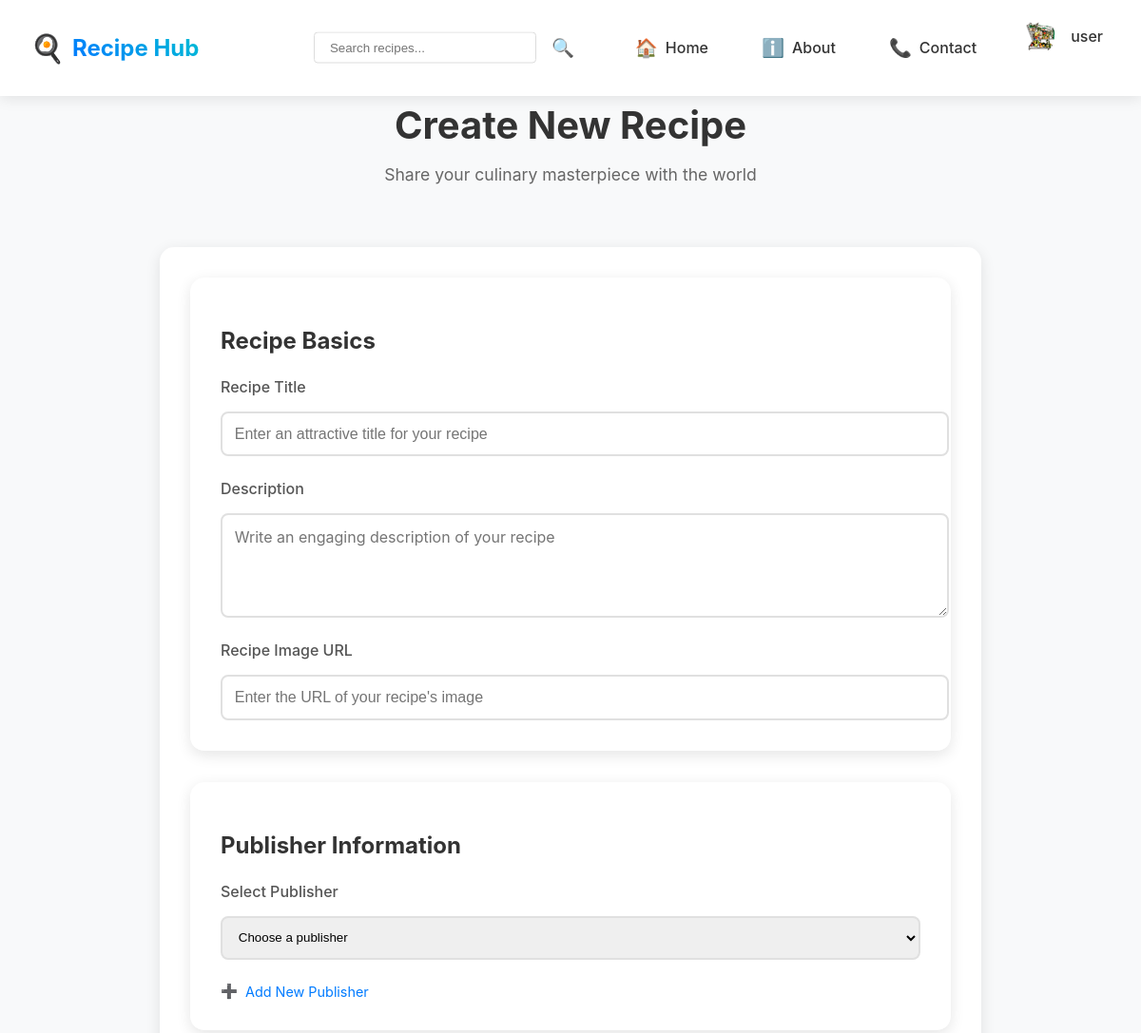
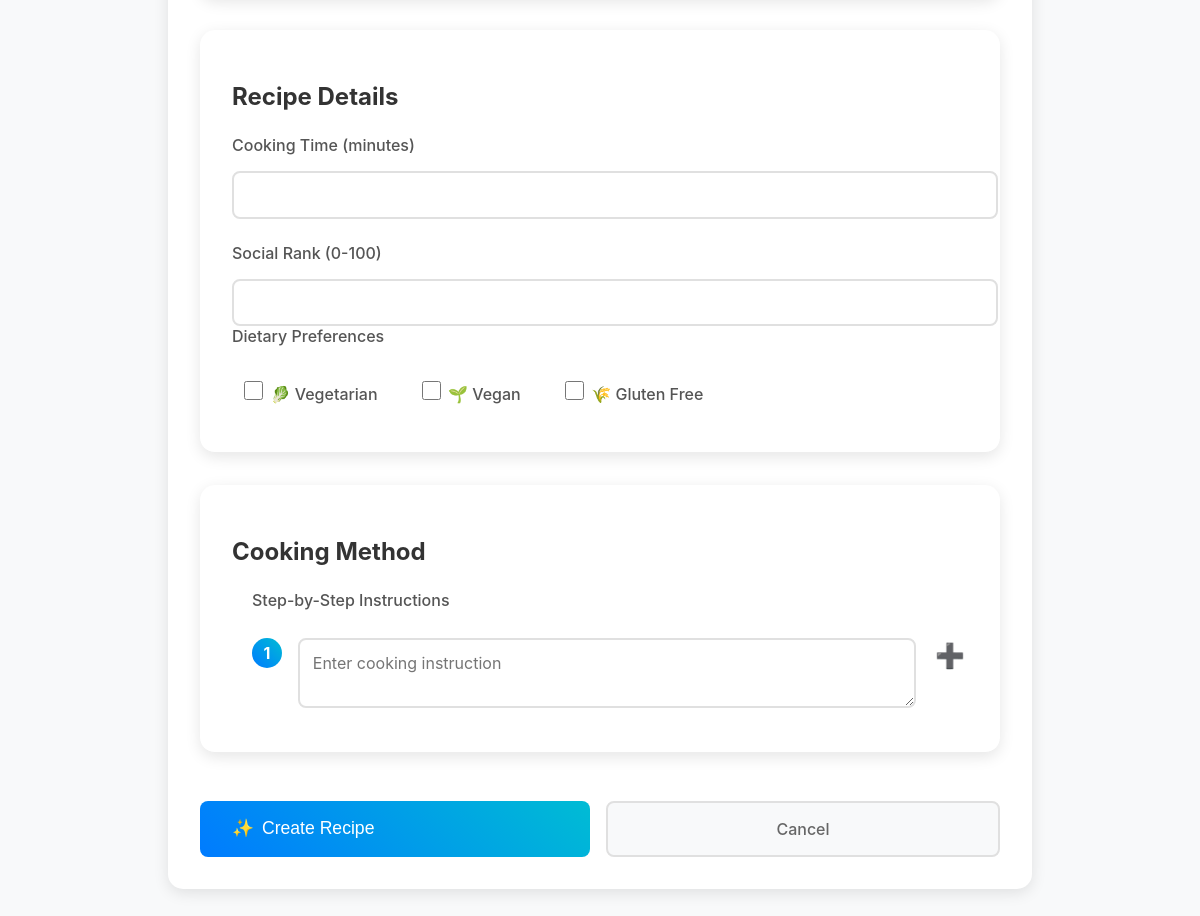
The page /add-recipe/ (signed in) on the database its author committed (2 pictures, top to bottom).
### app/models.py (models this page shows, shortened)
class User(AbstractUser):
    profile_picture = models.ImageField(upload_to='profile_pics/', null=True, blank=True)
    role = models.ForeignKey(Role, on_delete=models.CASCADE)
    objects = CustomUserManager()
    @property
    def profile_picture_url(self):
        if self.profile_picture and hasattr(self.profile_picture, 'url'):
            return self.profile_picture.url
        return '/static/assets/image.jpg'

### app/views.py (the view, shortened to what this page needs)
# urls.py: path('add-recipe/', views.add_recipe, name='add_recipe'),
@login_required
def add_recipe(request):
    publishers = Publisher.objects.all()
    return render(request, 'add-recipe.html', {'publishers': publishers})

### templates/add-recipe.html (shortened to what this page needs)
{% extends 'base.html' %}
{% load static %}
{% block extra_css %}
<link rel="stylesheet" href="{% static 'css/index.css' %}">
<link rel="stylesheet" href="{% static 'css/common.css' %}">
<link rel="stylesheet" href="{% static 'css/App.css' %}">
<link rel="stylesheet" href="{% static 'css/components/NavBar.css' %}">
<link rel="stylesheet" href="{% static 'css/pages/AddRecipe.css' %}">
{% endblock %}
{% block content %}
<div class="add-recipe-container">
    <div class="add-recipe-header">
        <h1>Create New Recipe</h1>
        <p class="subtitle">Share your culinary masterpiece with the world</p>
    </div>
    <form method="post" class="add-recipe-form">
        <div class="form-section recipe-basics">
            <h2>Recipe Basics</h2>
            <div class="form-group title-group">
                <label for="title">Recipe Title</label>
                <input type="text" id="title" name="title" required
                       placeholder="Enter an attractive title for your recipe"
                       class="title-input">
            </div>
            <div class="form-group description-group">
                <label for="description">Description</label>
                <textarea id="description" name="description" rows="4" required
                          placeholder="Write an engaging description of your recipe"
                          class="description-input"></textarea>
            </div>
            <div class="form-group image-group">
                <label for="image_url">Recipe Image URL</label>
                <input type="url" id="image_url" name="image_url" required
                       placeholder="Enter the URL of your recipe's image"
                       class="image-input">
            </div>
        </div>
        <div class="form-section publisher-section">
            <h2>Publisher Information</h2>
            <div class="form-group">
                <label for="publisher">Select Publisher</label>
                <select id="publisher" name="publisher" required class="publisher-select">
                    <option value="">Choose a publisher</option>
                </select>
                <a href="{% url 'add_publisher' %}" class="add-publisher-link">
                    <span class="add-icon">➕</span> Add New Publisher
                </a>
            </div>
        </div>
        <div class="form-section recipe-details">
            <h2>Recipe Details</h2>
            <div class="form-grid">
                <div class="form-group">
                    <label for="cooking_time">Cooking Time (minutes)</label>
                    <input type="number" id="cooking_time" name="cooking_time" min="0" required>
                </div>
                <div class="form-group">
                    <label for="social_rank">Social Rank (0-100)</label>
                    <input type="number" id="social_rank" name="social_rank" min="0" max="100" step="0.1" required>
                </div>
            </div>
            <div class="form-group dietary-preferences">
                <label>Dietary Preferences</label>
                <div class="checkbox-group">
                    <label class="checkbox-label">
                        <input type="checkbox" name="is_vegetarian" id="is_vegetarian">
                        <span class="checkbox-text">🥬 Vegetarian</span>
                    </label>
                    <label class="checkbox-label">
                        <input type="checkbox" name="is_vegan" id="is_vegan">
                        <span class="checkbox-text">🌱 Vegan</span>
                    </label>
                    <label class="checkbox-label">
                        <input type="checkbox" name="is_gluten_free" id="is_gluten_free">
                        <span class="checkbox-text">🌾 Gluten Free</span>
                    </label>
                </div>
            </div>
        </div>
        <div class="form-section method-section">
            <h2>Cooking Method</h2>
            <div class="form-group method-steps">
                <label>Step-by-Step Instructions</label>
                <div id="methodSteps">
                    <div class="method-step">
                        <span class="step-number">1</span>
                        <textarea name="method[]" rows="2" required placeholder="Enter cooking instruction"></textarea>
                        <button type="button" class="add-step-btn">➕</button>
                    </div>
                </div>
            </div>
        </div>
        <div class="form-actions">
            <button type="submit" class="submit-button">
                <span class="button-icon">✨</span>
                Create Recipe
            </button>
            <a href="{% url 'home' %}" class="cancel-button">Cancel</a>
        </div>
    </form>
</div>
{% endblock %}

### templates/base.html (shortened to what this page needs)
<!DOCTYPE html>
<html lang="en">
<head>
    {% load static %}
    <link rel="stylesheet" href="{% static 'css/index.css' %}">
    <link rel="stylesheet" href="{% static 'css/common.css' %}">
    <link rel="stylesheet" href="{% static 'css/App.css' %}">
    <link rel="stylesheet" href="{% static 'css/components/NavBar.css' %}">
    <link rel="stylesheet" href="{% static 'css/pages/AddRecipe.css' %}">
    <link rel="stylesheet" href="{% static 'css/pages/Login.css' %}">
    <link rel="stylesheet" href="{% static 'css/pages/Profile.css' %}">
    <link rel="stylesheet" href="{% static 'css/pages/RecipeDetail.css' %}">
    {% block extra_css %}{% endblock %}
</head>
<body>
    <nav class="navbar">
        <div class="nav-brand">
            <a href="{% url 'home' %}">
                <span class="brand-icon">🍳</span>
                <span class="brand-text">Recipe Hub</span>
            </a>
        </div>
        <div class="nav-links">
            <div class="search-container">
                <form action="{% url 'home' %}" method="get" class="search-form">
                    <input type="text" name="search" placeholder="Search recipes..." class="nav-search-input" value="{{ request.GET.search }}">
                    <button type="submit" class="search-toggle">
                        <span class="nav-icon">🔍</span>
                    </button>
                </form>
            </div>
            <a href="{% url 'home' %}" class="nav-link">
                <span class="nav-icon">🏠</span>
                <span>Home</span>
            </a>
            <a href="{% url 'about' %}" class="nav-link">
                <span class="nav-icon">ℹ️</span>
                <span>About</span>
            </a>
            <a href="{% url 'contact' %}" class="nav-link">
                <span class="nav-icon">📞</span>
                <span>Contact</span>
            </a>
            {% if user.is_authenticated %}
                <div class="user-profile">
                    <img src="{{ user.profile_picture_url }}" alt="Profile" class="profile-picture">
                    <span class="username">{{ user.first_name|default:user.username }}</span>
                </div>
            {% else %}
                <a href="{% url 'login' %}" class="login-button">
                    <span class="nav-icon">👤</span>
                    Login
                </a>
            {% endif %}
        </div>
    </nav>
    {% block content %}{% endblock %}
</body>
</html>

### static/css/index.css (style rules this page uses)
body { margin: 0; font-family: -apple-system, BlinkMacSystemFont, 'Segoe UI', 'Roboto', 'Oxygen', 'Ubuntu', 'Cantarell', 'Fira Sans', 'Droid Sans', 'Helvetica Neue', sans-serif; -webkit-font-smoothing: antialiased; -moz-osx-font-smoothing: grayscale; }

### static/css/App.css (style rules this page uses)
.user-profile { display: flex; justify-content: space-between; align-items: center; margin-bottom: 1.5rem; }
.profile-picture { width: 50px; height: 50px; border-radius: 50%; object-fit: cover; }
.navbar { background: rgba(255, 255, 255, 0.95); backdrop-filter: blur(10px); padding: 0.8rem 2rem; display: flex; justify-content: space-between; align-items: center; position: fixed; top: 0; left: 0; right: 0; z-index: 1000; box-shadow: 0 2px 15px rgba(0,0,0,0.1); }
.nav-brand a { display: flex; align-items: center; gap: 0.5rem; text-decoration: none; }
.brand-icon { font-size: 1.8rem; }
.brand-text { font-size: 1.5rem; font-weight: 700; background: linear-gradient(45deg, #007bff, #00bcd4); -webkit-background-clip: text; -webkit-text-fill-color: transparent; }
.nav-link { display: flex; align-items: center; gap: 0.5rem; padding: 0.5rem 1rem; border-radius: 8px; transition: all 0.3s ease; }
.nav-icon { font-size: 1.2rem; }
.nav-links { display: flex; align-items: center; gap: 2rem; }
.nav-links a { color: #333; text-decoration: none; font-weight: 500; transition: color 0.2s; }
.search-container { position: relative; display: flex; align-items: center; }
.search-toggle { background: none; border: none; font-size: 1.2rem; cursor: pointer; padding: 0.5rem; transition: opacity 0.2s; }
.nav-search-input { position: absolute; right: 100%; top: 50%; transform: translateY(-50%); width: 0; padding: 0.5rem; border: 1px solid #ddd; border-radius: 4px; margin-right: 0.5rem; animation: slideIn 0.3s forwards; }
.nav-links { display: flex; align-items: center; gap: 1.5rem; }
.search-toggle { background: none; border: none; font-size: 1.2rem; cursor: pointer; padding: 0.5rem; transition: all 0.3s ease; }
.nav-search-input { padding: 0.8rem 1.2rem; border: 2px solid #e0e0e0; border-radius: 25px; width: 250px; transition: all 0.3s ease; background: white; }
.method-steps { list-style-position: outside; padding-left: 20px; }
.method-step { padding: 12px 0; border-bottom: 1px solid #eee; line-height: 1.6; color: #666; margin-bottom: 8px; }
.method-step:last-child { border-bottom: none; margin-bottom: 0; }

### static/css/components/NavBar.css (style rules this page uses)
.navbar { background: rgba(255, 255, 255, 0.95); backdrop-filter: blur(10px); padding: 0.8rem 2rem; display: flex; justify-content: space-between; align-items: center; position: fixed; top: 0; left: 0; right: 0; z-index: 1000; box-shadow: 0 2px 15px rgba(0,0,0,0.1); }
.nav-brand { display: flex; align-items: center; }
.nav-brand a { text-decoration: none; color: #333; font-size: 1.5rem; font-weight: bold; display: flex; align-items: center; gap: 0.5rem; }
.brand-icon { font-size: 1.8rem; }
.brand-text { background: linear-gradient(45deg, #007bff, #00bcd4); -webkit-background-clip: text; -webkit-text-fill-color: transparent; }
.nav-links { display: flex; align-items: center; gap: 1.5rem; position: relative; }
.nav-link { text-decoration: none; color: #666; display: flex; align-items: center; gap: 0.5rem; transition: color 0.3s ease; white-space: nowrap; padding: 0.5rem 1rem; border-radius: 8px; }
.nav-icon { font-size: 1.2rem; }
.search-container { position: relative; display: flex; align-items: center; margin-right: 1rem; }
.search-toggle { background: none; border: none; cursor: pointer; padding: 0.5rem; transition: opacity 0.2s; display: flex; align-items: center; justify-content: center; }
.nav-search-input { padding: 0.5rem 1rem; border: 1px solid #ddd; border-radius: 4px; width: 200px; transition: all 0.3s ease; }
.user-profile { position: relative; cursor: pointer; padding: 0.5rem; border-radius: 8px; transition: all 0.3s ease; }
.profile-picture { width: 35px; height: 35px; border-radius: 50%; object-fit: cover; margin-right: 0.5rem; }
.username { color: #333; font-weight: 500; }

### rows shown on the page
User: profile_picture_url (picture), first_name "user"
